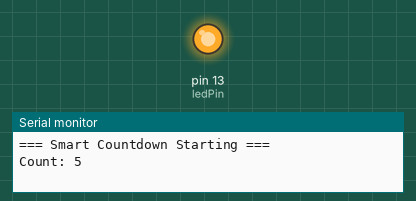
Recording of a sketch running on a simulated Arduino Uno, built with avr-gcc and run on an emulated ATmega328P. On the bench: output pins drawn as LEDs (lit = HIGH), the last lines printed to the serial monitor.

Above: at 0.1 s.
At 9.9 s:
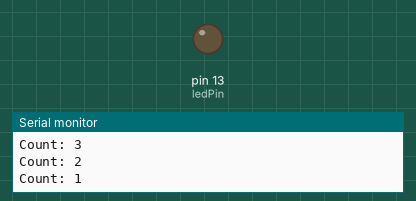
Timing chart, 0 to 11.4 s (numbered marks = the images above):
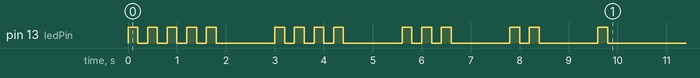

The sketch:

Assignment1AdaneGodfredAmofah.ino
```cpp
int startValue = 5;
int ledPin = 13;

void flashLED(int times) {
  int flashCount = 0;

  while (flashCount < times) {
    digitalWrite(ledPin, HIGH);
    delay(200);

    digitalWrite(ledPin, LOW);
    delay(200);

    flashCount = flashCount + 1;
  }
}

void setup() {
  pinMode(ledPin, OUTPUT);
  Serial.begin(9600);

  Serial.println("=== Smart Countdown Starting ===");

  int count = startValue;

  while (count > 0) {
    Serial.print("Count: ");
    Serial.println(count);

    flashLED(count);

    delay(1000);

    count = count - 1;
  }

  Serial.println("=== Countdown Complete ===");
}

void loop() {
}
```
